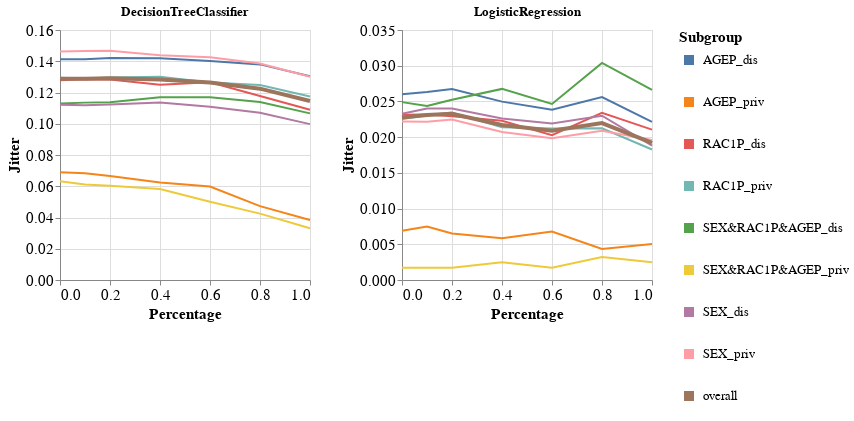

The code cell stored with this chart in its notebook:
### Markdown cell above
### Specific subgroup metric per dataset and multiple models

### Code cell
visualizer.create_subgroups_grid_pct_lines_per_model_plot(subgroup_metric='Jitter',
                                                          target_preprocessing_technique=PREPROCESSING_TECHNIQUES[1],
                                                          model_names=MODEL_NAMES)

### Figure 1 — Vega-Lite specification as saved in the notebook (floating-point values rounded to 4 significant figures)
{"config": {"view": {"continuousWidth": 400, "continuousHeight": 300}, "axis": {"labelFontSize": 15, "titleFontSize": 15}, "legend": {"labelFontSize": 13, "symbolStrokeWidth": 10, "titleFontSize": 15}}, "vconcat": [{"hconcat": [{"mark": "line", "encoding": {"color": {"field": "Subgroup", "type": "nominal"}, "strokeWidth": {"condition": {"value": 4, "test": "datum.Subgroup == 'overall'"}, "value": 2}, "x": {"field": "Percentage", "type": "quantitative"}, "y": {"field": "Metric_Value", "title": "Jitter", "type": "quantitative"}}, "height": 250, "title": "DecisionTreeClassifier", "width": 250}, {"data": {"name": "data-79759713afa69da8c40b3c445447062e"}, "mark": "line", "encoding": {"color": {"field": "Subgroup", "type": "nominal"}, "strokeWidth": {"condition": {"value": 4, "test": "datum.Subgroup == 'overall'"}, "value": 2}, "x": {"field": "Percentage", "type": "quantitative"}, "y": {"field": "Metric_Value", "title": "Jitter", "type": "quantitative"}}, "height": 250, "title": "LogisticRegression", "width": 250}]}], "data": {"name": "data-fba9d0723ff331483860cca7a49b0a8e"}, "$schema": "https://vega.github.io/schema/vega-lite/v4.17.0.json", "datasets": {"data-fba9d0723ff331483860cca7a49b0a8e": [{"Model_Name": "DecisionTreeClassifier", "Test_Set_Index": 0.0, "Metric": "Jitter", "Subgroup": "AGEP_dis", "Num_Estimators": 10.0, "Metric_Value": 0.1412, "Percentage": 0.0}, {"Model_Name": "DecisionTreeClassifier", "Test_Set_Index": 0.0, "Metric": "Jitter", "Subgroup": "AGEP_priv", "Num_Estimators": 10.0, "Metric_Value": 0.06901, "Percentage": 0.0}, {"Model_Name": "DecisionTreeClassifier", "Test_Set_Index": 0.0, "Metric": "Jitter", "Subgroup": "RAC1P_dis", "Num_Estimators": 10.0, "Metric_Value": 0.1278, "Percentage": 0.0}, {"Model_Name": "DecisionTreeClassifier", "Test_Set_Index": 0.0, "Metric": "Jitter", "Subgroup": "RAC1P_priv", "Num_Estimators": 10.0, "Metric_Value": 0.1294, "Percentage": 0.0}, {"Model_Name": "DecisionTreeClassifier", "Test_Set_Index": 0.0, "Metric": "Jitter", "Subgroup": "SEX&RAC1P&AGEP_dis", "Num_Estimators": 10.0, "Metric_Value": 0.113, "Percentage": 0.0}, {"Model_Name": "DecisionTreeClassifier", "Test_Set_Index": 0.0, "Metric": "Jitter", "Subgroup": "SEX&RAC1P&AGEP_priv", "Num_Estimators": 10.0, "Metric_Value": 0.06323, "Percentage": 0.0}, {"Model_Name": "DecisionTreeClassifier", "Test_Set_Index": 0.0, "Metric": "Jitter", "Subgroup": "SEX_dis", "Num_Estimators": 10.0, "Metric_Value": 0.1121, "Percentage": 0.0}, {"Model_Name": "DecisionTreeClassifier", "Test_Set_Index": 0.0, "Metric": "Jitter", "Subgroup": "SEX_priv", "Num_Estimators": 10.0, "Metric_Value": 0.1463, "Percentage": 0.0}, {"Model_Name": "DecisionTreeClassifier", "Test_Set_Index": 0.0, "Metric": "Jitter", "Subgroup": "overall", "Num_Estimators": 10.0, "Metric_Value": 0.1288, "Percentage": 0.0}, {"Model_Name": "DecisionTreeClassifier", "Test_Set_Index": 1.0, "Metric": "Jitter", "Subgroup": "AGEP_dis", "Num_Estimators": 10.0, "Metric_Value": 0.1413, "Percentage": 0.1}, {"Model_Name": "DecisionTreeClassifier", "Test_Set_Index": 1.0, "Metric": "Jitter", "Subgroup": "AGEP_priv", "Num_Estimators": 10.0, "Metric_Value": 0.06831, "Percentage": 0.1}, {"Model_Name": "DecisionTreeClassifier", "Test_Set_Index": 1.0, "Metric": "Jitter", "Subgroup": "RAC1P_dis", "Num_Estimators": 10.0, "Metric_Value": 0.1285, "Percentage": 0.1}, {"Model_Name": "DecisionTreeClassifier", "Test_Set_Index": 1.0, "Metric": "Jitter", "Subgroup": "RAC1P_priv", "Num_Estimators": 10.0, "Metric_Value": 0.129, "Percentage": 0.1}, {"Model_Name": "DecisionTreeClassifier", "Test_Set_Index": 1.0, "Metric": "Jitter", "Subgroup": "SEX&RAC1P&AGEP_dis", "Num_Estimators": 10.0, "Metric_Value": 0.1135, "Percentage": 0.1}, {"Model_Name": "DecisionTreeClassifier", "Test_Set_Index": 1.0, "Metric": "Jitter", "Subgroup": "SEX&RAC1P&AGEP_priv", "Num_Estimators": 10.0, "Metric_Value": 0.06117, "Percentage": 0.1}, {"Model_Name": "DecisionTreeClassifier", "Test_Set_Index": 1.0, "Metric": "Jitter", "Subgroup": "SEX_dis", "Num_Estimators": 10.0, "Metric_Value": 0.1118, "Percentage": 0.1}, {"Model_Name": "DecisionTreeClassifier", "Test_Set_Index": 1.0, "Metric": "Jitter", "Subgroup": "SEX_priv", "Num_Estimators": 10.0, "Metric_Value": 0.1465, "Percentage": 0.1}, {"Model_Name": "DecisionTreeClassifier", "Test_Set_Index": 1.0, "Metric": "Jitter", "Subgroup": "overall", "Num_Estimators": 10.0, "Metric_Value": 0.1288, "Percentage": 0.1}, {"Model_Name": "DecisionTreeClassifier", "Test_Set_Index": 2.0, "Metric": "Jitter", "Subgroup": "AGEP_dis", "Num_Estimators": 10.0, "Metric_Value": 0.1422, "Percentage": 0.2}, {"Model_Name": "DecisionTreeClassifier", "Test_Set_Index": 2.0, "Metric": "Jitter", "Subgroup": "AGEP_priv", "Num_Estimators": 10.0, "Metric_Value": 0.06654, "Percentage": 0.2}, {"Model_Name": "DecisionTreeClassifier", "Test_Set_Index": 2.0, "Metric": "Jitter", "Subgroup": "RAC1P_dis", "Num_Estimators": 10.0, "Metric_Value": 0.1283, "Percentage": 0.2}, {"Model_Name": "DecisionTreeClassifier", "Test_Set_Index": 2.0, "Metric": "Jitter", "Subgroup": "RAC1P_priv", "Num_Estimators": 10.0, "Metric_Value": 0.1297, "Percentage": 0.2}, {"Model_Name": "DecisionTreeClassifier", "Test_Set_Index": 2.0, "Metric": "Jitter", "Subgroup": "SEX&RAC1P&AGEP_dis", "Num_Estimators": 10.0, "Metric_Value": 0.1138, "Percentage": 0.2}, {"Model_Name": "DecisionTreeClassifier", "Test_Set_Index": 2.0, "Metric": "Jitter", "Subgroup": "SEX&RAC1P&AGEP_priv", "Num_Estimators": 10.0, "Metric_Value": 0.06025, "Percentage": 0.2}, {"Model_Name": "DecisionTreeClassifier", "Test_Set_Index": 2.0, "Metric": "Jitter", "Subgroup": "SEX_dis", "Num_Estimators": 10.0, "Metric_Value": 0.1123, "Percentage": 0.2}, {"Model_Name": "DecisionTreeClassifier", "Test_Set_Index": 2.0, "Metric": "Jitter", "Subgroup": "SEX_priv", "Num_Estimators": 10.0, "Metric_Value": 0.1467, "Percentage": 0.2}, {"Model_Name": "DecisionTreeClassifier", "Test_Set_Index": 2.0, "Metric": "Jitter", "Subgroup": "overall", "Num_Estimators": 10.0, "Metric_Value": 0.1292, "Percentage": 0.2}, {"Model_Name": "DecisionTreeClassifier", "Test_Set_Index": 3.0, "Metric": "Jitter", "Subgroup": "AGEP_dis", "Num_Estimators": 10.0, "Metric_Value": 0.142, "Percentage": 0.4}, {"Model_Name": "DecisionTreeClassifier", "Test_Set_Index": 3.0, "Metric": "Jitter", "Subgroup": "AGEP_priv", "Num_Estimators": 10.0, "Metric_Value": 0.06244, "Percentage": 0.4}, {"Model_Name": "DecisionTreeClassifier", "Test_Set_Index": 3.0, "Metric": "Jitter", "Subgroup": "RAC1P_dis", "Num_Estimators": 10.0, "Metric_Value": 0.125, "Percentage": 0.4}, {"Model_Name": "DecisionTreeClassifier", "Test_Set_Index": 3.0, "Metric": "Jitter", "Subgroup": "RAC1P_priv", "Num_Estimators": 10.0, "Metric_Value": 0.1301, "Percentage": 0.4}, {"Model_Name": "DecisionTreeClassifier", "Test_Set_Index": 3.0, "Metric": "Jitter", "Subgroup": "SEX&RAC1P&AGEP_dis", "Num_Estimators": 10.0, "Metric_Value": 0.117, "Percentage": 0.4}, {"Model_Name": "DecisionTreeClassifier", "Test_Set_Index": 3.0, "Metric": "Jitter", "Subgroup": "SEX&RAC1P&AGEP_priv", "Num_Estimators": 10.0, "Metric_Value": 0.05824, "Percentage": 0.4}, {"Model_Name": "DecisionTreeClassifier", "Test_Set_Index": 3.0, "Metric": "Jitter", "Subgroup": "SEX_dis", "Num_Estimators": 10.0, "Metric_Value": 0.1135, "Percentage": 0.4}, {"Model_Name": "DecisionTreeClassifier", "Test_Set_Index": 3.0, "Metric": "Jitter", "Subgroup": "SEX_priv", "Num_Estimators": 10.0, "Metric_Value": 0.1438, "Percentage": 0.4}, {"Model_Name": "DecisionTreeClassifier", "Test_Set_Index": 3.0, "Metric": "Jitter", "Subgroup": "overall", "Num_Estimators": 10.0, "Metric_Value": 0.1284, "Percentage": 0.4}, {"Model_Name": "DecisionTreeClassifier", "Test_Set_Index": 4.0, "Metric": "Jitter", "Subgroup": "AGEP_dis", "Num_Estimators": 10.0, "Metric_Value": 0.1402, "Percentage": 0.6}, {"Model_Name": "DecisionTreeClassifier", "Test_Set_Index": 4.0, "Metric": "Jitter", "Subgroup": "AGEP_priv", "Num_Estimators": 10.0, "Metric_Value": 0.05986, "Percentage": 0.6}, {"Model_Name": "DecisionTreeClassifier", "Test_Set_Index": 4.0, "Metric": "Jitter", "Subgroup": "RAC1P_dis", "Num_Estimators": 10.0, "Metric_Value": 0.1266, "Percentage": 0.6}, {"Model_Name": "DecisionTreeClassifier", "Test_Set_Index": 4.0, "Metric": "Jitter", "Subgroup": "RAC1P_priv", "Num_Estimators": 10.0, "Metric_Value": 0.1264, "Percentage": 0.6}, {"Model_Name": "DecisionTreeClassifier", "Test_Set_Index": 4.0, "Metric": "Jitter", "Subgroup": "SEX&RAC1P&AGEP_dis", "Num_Estimators": 10.0, "Metric_Value": 0.117, "Percentage": 0.6}, {"Model_Name": "DecisionTreeClassifier", "Test_Set_Index": 4.0, "Metric": "Jitter", "Subgroup": "SEX&RAC1P&AGEP_priv", "Num_Estimators": 10.0, "Metric_Value": 0.0501, "Percentage": 0.6}, {"Model_Name": "DecisionTreeClassifier", "Test_Set_Index": 4.0, "Metric": "Jitter", "Subgroup": "SEX_dis", "Num_Estimators": 10.0, "Metric_Value": 0.1109, "Percentage": 0.6}, {"Model_Name": "DecisionTreeClassifier", "Test_Set_Index": 4.0, "Metric": "Jitter", "Subgroup": "SEX_priv", "Num_Estimators": 10.0, "Metric_Value": 0.1426, "Percentage": 0.6}, {"Model_Name": "DecisionTreeClassifier", "Test_Set_Index": 4.0, "Metric": "Jitter", "Subgroup": "overall", "Num_Estimators": 10.0, "Metric_Value": 0.1265, "Percentage": 0.6}, {"Model_Name": "DecisionTreeClassifier", "Test_Set_Index": 5.0, "Metric": "Jitter", "Subgroup": "AGEP_dis", "Num_Estimators": 10.0, "Metric_Value": 0.138, "Percentage": 0.8}, {"Model_Name": "DecisionTreeClassifier", "Test_Set_Index": 5.0, "Metric": "Jitter", "Subgroup": "AGEP_priv", "Num_Estimators": 10.0, "Metric_Value": 0.0473, "Percentage": 0.8}, {"Model_Name": "DecisionTreeClassifier", "Test_Set_Index": 5.0, "Metric": "Jitter", "Subgroup": "RAC1P_dis", "Num_Estimators": 10.0, "Metric_Value": 0.1178, "Percentage": 0.8}, {"Model_Name": "DecisionTreeClassifier", "Test_Set_Index": 5.0, "Metric": "Jitter", "Subgroup": "RAC1P_priv", "Num_Estimators": 10.0, "Metric_Value": 0.1248, "Percentage": 0.8}, {"Model_Name": "DecisionTreeClassifier", "Test_Set_Index": 5.0, "Metric": "Jitter", "Subgroup": "SEX&RAC1P&AGEP_dis", "Num_Estimators": 10.0, "Metric_Value": 0.1139, "Percentage": 0.8}, {"Model_Name": "DecisionTreeClassifier", "Test_Set_Index": 5.0, "Metric": "Jitter", "Subgroup": "SEX&RAC1P&AGEP_priv", "Num_Estimators": 10.0, "Metric_Value": 0.04247, "Percentage": 0.8}, {"Model_Name": "DecisionTreeClassifier", "Test_Set_Index": 5.0, "Metric": "Jitter", "Subgroup": "SEX_dis", "Num_Estimators": 10.0, "Metric_Value": 0.107, "Percentage": 0.8}, {"Model_Name": "DecisionTreeClassifier", "Test_Set_Index": 5.0, "Metric": "Jitter", "Subgroup": "SEX_priv", "Num_Estimators": 10.0, "Metric_Value": 0.1385, "Percentage": 0.8}, {"Model_Name": "DecisionTreeClassifier", "Test_Set_Index": 5.0, "Metric": "Jitter", "Subgroup": "overall", "Num_Estimators": 10.0, "Metric_Value": 0.1225, "Percentage": 0.8}, {"Model_Name": "DecisionTreeClassifier", "Test_Set_Index": 6.0, "Metric": "Jitter", "Subgroup": "AGEP_dis", "Num_Estimators": 10.0, "Metric_Value": 0.1304, "Percentage": 1.0}, {"Model_Name": "DecisionTreeClassifier", "Test_Set_Index": 6.0, "Metric": "Jitter", "Subgroup": "AGEP_priv", "Num_Estimators": 10.0, "Metric_Value": 0.03836, "Percentage": 1.0}, {"Model_Name": "DecisionTreeClassifier", "Test_Set_Index": 6.0, "Metric": "Jitter", "Subgroup": "RAC1P_dis", "Num_Estimators": 10.0, "Metric_Value": 0.1089, "Percentage": 1.0}, {"Model_Name": "DecisionTreeClassifier", "Test_Set_Index": 6.0, "Metric": "Jitter", "Subgroup": "RAC1P_priv", "Num_Estimators": 10.0, "Metric_Value": 0.1175, "Percentage": 1.0}, {"Model_Name": "DecisionTreeClassifier", "Test_Set_Index": 6.0, "Metric": "Jitter", "Subgroup": "SEX&RAC1P&AGEP_dis", "Num_Estimators": 10.0, "Metric_Value": 0.1066, "Percentage": 1.0}, {"Model_Name": "DecisionTreeClassifier", "Test_Set_Index": 6.0, "Metric": "Jitter", "Subgroup": "SEX&RAC1P&AGEP_priv", "Num_Estimators": 10.0, "Metric_Value": 0.03312, "Percentage": 1.0}, {"Model_Name": "DecisionTreeClassifier", "Test_Set_Index": 6.0, "Metric": "Jitter", "Subgroup": "SEX_dis", "Num_Estimators": 10.0, "Metric_Value": 0.09976, "Percentage": 1.0}, {"Model_Name": "DecisionTreeClassifier", "Test_Set_Index": 6.0, "Metric": "Jitter", "Subgroup": "SEX_priv", "Num_Estimators": 10.0, "Metric_Value": 0.13, "Percentage": 1.0}, {"Model_Name": "DecisionTreeClassifier", "Test_Set_Index": 6.0, "Metric": "Jitter", "Subgroup": "overall", "Num_Estimators": 10.0, "Metric_Value": 0.1146, "Percentage": 1.0}], "data-79759713afa69da8c40b3c445447062e": [{"Model_Name": "LogisticRegression", "Test_Set_Index": 0.0, "Metric": "Jitter", "Subgroup": "AGEP_dis", "Num_Estimators": 10.0, "Metric_Value": 0.02601, "Percentage": 0.0}, {"Model_Name": "LogisticRegression", "Test_Set_Index": 0.0, "Metric": "Jitter", "Subgroup": "AGEP_priv", "Num_Estimators": 10.0, "Metric_Value": 0.006897, "Percentage": 0.0}, {"Model_Name": "LogisticRegression", "Test_Set_Index": 0.0, "Metric": "Jitter", "Subgroup": "RAC1P_dis", "Num_Estimators": 10.0, "Metric_Value": 0.02313, "Percentage": 0.0}, {"Model_Name": "LogisticRegression", "Test_Set_Index": 0.0, "Metric": "Jitter", "Subgroup": "RAC1P_priv", "Num_Estimators": 10.0, "Metric_Value": 0.02254, "Percentage": 0.0}, {"Model_Name": "LogisticRegression", "Test_Set_Index": 0.0, "Metric": "Jitter", "Subgroup": "SEX&RAC1P&AGEP_dis", "Num_Estimators": 10.0, "Metric_Value": 0.0249, "Percentage": 0.0}, {"Model_Name": "LogisticRegression", "Test_Set_Index": 0.0, "Metric": "Jitter", "Subgroup": "SEX&RAC1P&AGEP_priv", "Num_Estimators": 10.0, "Metric_Value": 0.001719, "Percentage": 0.0}, {"Model_Name": "LogisticRegression", "Test_Set_Index": 0.0, "Metric": "Jitter", "Subgroup": "SEX_dis", "Num_Estimators": 10.0, "Metric_Value": 0.02327, "Percentage": 0.0}, {"Model_Name": "LogisticRegression", "Test_Set_Index": 0.0, "Metric": "Jitter", "Subgroup": "SEX_priv", "Num_Estimators": 10.0, "Metric_Value": 0.02218, "Percentage": 0.0}, {"Model_Name": "LogisticRegression", "Test_Set_Index": 0.0, "Metric": "Jitter", "Subgroup": "overall", "Num_Estimators": 10.0, "Metric_Value": 0.02274, "Percentage": 0.0}, {"Model_Name": "LogisticRegression", "Test_Set_Index": 1.0, "Metric": "Jitter", "Subgroup": "AGEP_dis", "Num_Estimators": 10.0, "Metric_Value": 0.02633, "Percentage": 0.1}, {"Model_Name": "LogisticRegression", "Test_Set_Index": 1.0, "Metric": "Jitter", "Subgroup": "AGEP_priv", "Num_Estimators": 10.0, "Metric_Value": 0.007494, "Percentage": 0.1}, {"Model_Name": "LogisticRegression", "Test_Set_Index": 1.0, "Metric": "Jitter", "Subgroup": "RAC1P_dis", "Num_Estimators": 10.0, "Metric_Value": 0.02315, "Percentage": 0.1}, {"Model_Name": "LogisticRegression", "Test_Set_Index": 1.0, "Metric": "Jitter", "Subgroup": "RAC1P_priv", "Num_Estimators": 10.0, "Metric_Value": 0.02307, "Percentage": 0.1}, {"Model_Name": "LogisticRegression", "Test_Set_Index": 1.0, "Metric": "Jitter", "Subgroup": "SEX&RAC1P&AGEP_dis", "Num_Estimators": 10.0, "Metric_Value": 0.02438, "Percentage": 0.1}, {"Model_Name": "LogisticRegression", "Test_Set_Index": 1.0, "Metric": "Jitter", "Subgroup": "SEX&RAC1P&AGEP_priv", "Num_Estimators": 10.0, "Metric_Value": 0.001719, "Percentage": 0.1}, {"Model_Name": "LogisticRegression", "Test_Set_Index": 1.0, "Metric": "Jitter", "Subgroup": "SEX_dis", "Num_Estimators": 10.0, "Metric_Value": 0.02399, "Percentage": 0.1}, {"Model_Name": "LogisticRegression", "Test_Set_Index": 1.0, "Metric": "Jitter", "Subgroup": "SEX_priv", "Num_Estimators": 10.0, "Metric_Value": 0.02217, "Percentage": 0.1}, {"Model_Name": "LogisticRegression", "Test_Set_Index": 1.0, "Metric": "Jitter", "Subgroup": "overall", "Num_Estimators": 10.0, "Metric_Value": 0.0231, "Percentage": 0.1}, {"Model_Name": "LogisticRegression", "Test_Set_Index": 2.0, "Metric": "Jitter", "Subgroup": "AGEP_dis", "Num_Estimators": 10.0, "Metric_Value": 0.02673, "Percentage": 0.2}, {"Model_Name": "LogisticRegression", "Test_Set_Index": 2.0, "Metric": "Jitter", "Subgroup": "AGEP_priv", "Num_Estimators": 10.0, "Metric_Value": 0.006521, "Percentage": 0.2}, {"Model_Name": "LogisticRegression", "Test_Set_Index": 2.0, "Metric": "Jitter", "Subgroup": "RAC1P_dis", "Num_Estimators": 10.0, "Metric_Value": 0.02292, "Percentage": 0.2}, {"Model_Name": "LogisticRegression", "Test_Set_Index": 2.0, "Metric": "Jitter", "Subgroup": "RAC1P_priv", "Num_Estimators": 10.0, "Metric_Value": 0.02344, "Percentage": 0.2}, {"Model_Name": "LogisticRegression", "Test_Set_Index": 2.0, "Metric": "Jitter", "Subgroup": "SEX&RAC1P&AGEP_dis", "Num_Estimators": 10.0, "Metric_Value": 0.02523, "Percentage": 0.2}, {"Model_Name": "LogisticRegression", "Test_Set_Index": 2.0, "Metric": "Jitter", "Subgroup": "SEX&RAC1P&AGEP_priv", "Num_Estimators": 10.0, "Metric_Value": 0.001719, "Percentage": 0.2}, {"Model_Name": "LogisticRegression", "Test_Set_Index": 2.0, "Metric": "Jitter", "Subgroup": "SEX_dis", "Num_Estimators": 10.0, "Metric_Value": 0.02402, "Percentage": 0.2}, {"Model_Name": "LogisticRegression", "Test_Set_Index": 2.0, "Metric": "Jitter", "Subgroup": "SEX_priv", "Num_Estimators": 10.0, "Metric_Value": 0.02248, "Percentage": 0.2}, {"Model_Name": "LogisticRegression", "Test_Set_Index": 2.0, "Metric": "Jitter", "Subgroup": "overall", "Num_Estimators": 10.0, "Metric_Value": 0.02326, "Percentage": 0.2}, {"Model_Name": "LogisticRegression", "Test_Set_Index": 3.0, "Metric": "Jitter", "Subgroup": "AGEP_dis", "Num_Estimators": 10.0, "Metric_Value": 0.02497, "Percentage": 0.4}, {"Model_Name": "LogisticRegression", "Test_Set_Index": 3.0, "Metric": "Jitter", "Subgroup": "AGEP_priv", "Num_Estimators": 10.0, "Metric_Value": 0.005834, "Percentage": 0.4}, {"Model_Name": "LogisticRegression", "Test_Set_Index": 3.0, "Metric": "Jitter", "Subgroup": "RAC1P_dis", "Num_Estimators": 10.0, "Metric_Value": 0.02229, "Percentage": 0.4}, {"Model_Name": "LogisticRegression", "Test_Set_Index": 3.0, "Metric": "Jitter", "Subgroup": "RAC1P_priv", "Num_Estimators": 10.0, "Metric_Value": 0.02139, "Percentage": 0.4}, {"Model_Name": "LogisticRegression", "Test_Set_Index": 3.0, "Metric": "Jitter", "Subgroup": "SEX&RAC1P&AGEP_dis", "Num_Estimators": 10.0, "Metric_Value": 0.02675, "Percentage": 0.4}, {"Model_Name": "LogisticRegression", "Test_Set_Index": 3.0, "Metric": "Jitter", "Subgroup": "SEX&RAC1P&AGEP_priv", "Num_Estimators": 10.0, "Metric_Value": 0.002474, "Percentage": 0.4}, {"Model_Name": "LogisticRegression", "Test_Set_Index": 3.0, "Metric": "Jitter", "Subgroup": "SEX_dis", "Num_Estimators": 10.0, "Metric_Value": 0.02262, "Percentage": 0.4}, {"Model_Name": "LogisticRegression", "Test_Set_Index": 3.0, "Metric": "Jitter", "Subgroup": "SEX_priv", "Num_Estimators": 10.0, "Metric_Value": 0.02073, "Percentage": 0.4}, {"Model_Name": "LogisticRegression", "Test_Set_Index": 3.0, "Metric": "Jitter", "Subgroup": "overall", "Num_Estimators": 10.0, "Metric_Value": 0.02169, "Percentage": 0.4}, {"Model_Name": "LogisticRegression", "Test_Set_Index": 4.0, "Metric": "Jitter", "Subgroup": "AGEP_dis", "Num_Estimators": 10.0, "Metric_Value": 0.02382, "Percentage": 0.6}, {"Model_Name": "LogisticRegression", "Test_Set_Index": 4.0, "Metric": "Jitter", "Subgroup": "AGEP_priv", "Num_Estimators": 10.0, "Metric_Value": 0.006794, "Percentage": 0.6}, {"Model_Name": "LogisticRegression", "Test_Set_Index": 4.0, "Metric": "Jitter", "Subgroup": "RAC1P_dis", "Num_Estimators": 10.0, "Metric_Value": 0.02027, "Percentage": 0.6}, {"Model_Name": "LogisticRegression", "Test_Set_Index": 4.0, "Metric": "Jitter", "Subgroup": "RAC1P_priv", "Num_Estimators": 10.0, "Metric_Value": 0.02123, "Percentage": 0.6}, {"Model_Name": "LogisticRegression", "Test_Set_Index": 4.0, "Metric": "Jitter", "Subgroup": "SEX&RAC1P&AGEP_dis", "Num_Estimators": 10.0, "Metric_Value": 0.02465, "Percentage": 0.6}, {"Model_Name": "LogisticRegression", "Test_Set_Index": 4.0, "Metric": "Jitter", "Subgroup": "SEX&RAC1P&AGEP_priv", "Num_Estimators": 10.0, "Metric_Value": 0.001719, "Percentage": 0.6}, {"Model_Name": "LogisticRegression", "Test_Set_Index": 4.0, "Metric": "Jitter", "Subgroup": "SEX_dis", "Num_Estimators": 10.0, "Metric_Value": 0.0219, "Percentage": 0.6}, {"Model_Name": "LogisticRegression", "Test_Set_Index": 4.0, "Metric": "Jitter", "Subgroup": "SEX_priv", "Num_Estimators": 10.0, "Metric_Value": 0.01986, "Percentage": 0.6}, {"Model_Name": "LogisticRegression", "Test_Set_Index": 4.0, "Metric": "Jitter", "Subgroup": "overall", "Num_Estimators": 10.0, "Metric_Value": 0.0209, "Percentage": 0.6}, {"Model_Name": "LogisticRegression", "Test_Set_Index": 5.0, "Metric": "Jitter", "Subgroup": "AGEP_dis", "Num_Estimators": 10.0, "Metric_Value": 0.02561, "Percentage": 0.8}, {"Model_Name": "LogisticRegression", "Test_Set_Index": 5.0, "Metric": "Jitter", "Subgroup": "AGEP_priv", "Num_Estimators": 10.0, "Metric_Value": 0.004343, "Percentage": 0.8}, {"Model_Name": "LogisticRegression", "Test_Set_Index": 5.0, "Metric": "Jitter", "Subgroup": "RAC1P_dis", "Num_Estimators": 10.0, "Metric_Value": 0.0234, "Percentage": 0.8}, {"Model_Name": "LogisticRegression", "Test_Set_Index": 5.0, "Metric": "Jitter", "Subgroup": "RAC1P_priv", "Num_Estimators": 10.0, "Metric_Value": 0.02123, "Percentage": 0.8}, {"Model_Name": "LogisticRegression", "Test_Set_Index": 5.0, "Metric": "Jitter", "Subgroup": "SEX&RAC1P&AGEP_dis", "Num_Estimators": 10.0, "Metric_Value": 0.0304, "Percentage": 0.8}, {"Model_Name": "LogisticRegression", "Test_Set_Index": 5.0, "Metric": "Jitter", "Subgroup": "SEX&RAC1P&AGEP_priv", "Num_Estimators": 10.0, "Metric_Value": 0.003229, "Percentage": 0.8}, {"Model_Name": "LogisticRegression", "Test_Set_Index": 5.0, "Metric": "Jitter", "Subgroup": "SEX_dis", "Num_Estimators": 10.0, "Metric_Value": 0.02301, "Percentage": 0.8}, {"Model_Name": "LogisticRegression", "Test_Set_Index": 5.0, "Metric": "Jitter", "Subgroup": "SEX_priv", "Num_Estimators": 10.0, "Metric_Value": 0.02088, "Percentage": 0.8}, {"Model_Name": "LogisticRegression", "Test_Set_Index": 5.0, "Metric": "Jitter", "Subgroup": "overall", "Num_Estimators": 10.0, "Metric_Value": 0.02196, "Percentage": 0.8}, {"Model_Name": "LogisticRegression", "Test_Set_Index": 6.0, "Metric": "Jitter", "Subgroup": "AGEP_dis", "Num_Estimators": 10.0, "Metric_Value": 0.02214, "Percentage": 1.0}, {"Model_Name": "LogisticRegression", "Test_Set_Index": 6.0, "Metric": "Jitter", "Subgroup": "AGEP_priv", "Num_Estimators": 10.0, "Metric_Value": 0.00503, "Percentage": 1.0}, {"Model_Name": "LogisticRegression", "Test_Set_Index": 6.0, "Metric": "Jitter", "Subgroup": "RAC1P_dis", "Num_Estimators": 10.0, "Metric_Value": 0.02105, "Percentage": 1.0}, {"Model_Name": "LogisticRegression", "Test_Set_Index": 6.0, "Metric": "Jitter", "Subgroup": "RAC1P_priv", "Num_Estimators": 10.0, "Metric_Value": 0.01828, "Percentage": 1.0}, {"Model_Name": "LogisticRegression", "Test_Set_Index": 6.0, "Metric": "Jitter", "Subgroup": "SEX&RAC1P&AGEP_dis", "Num_Estimators": 10.0, "Metric_Value": 0.0266, "Percentage": 1.0}, {"Model_Name": "LogisticRegression", "Test_Set_Index": 6.0, "Metric": "Jitter", "Subgroup": "SEX&RAC1P&AGEP_priv", "Num_Estimators": 10.0, "Metric_Value": 0.002474, "Percentage": 1.0}, {"Model_Name": "LogisticRegression", "Test_Set_Index": 6.0, "Metric": "Jitter", "Subgroup": "SEX_dis", "Num_Estimators": 10.0, "Metric_Value": 0.01882, "Percentage": 1.0}, {"Model_Name": "LogisticRegression", "Test_Set_Index": 6.0, "Metric": "Jitter", "Subgroup": "SEX_priv", "Num_Estimators": 10.0, "Metric_Value": 0.01961, "Percentage": 1.0}, {"Model_Name": "LogisticRegression", "Test_Set_Index": 6.0, "Metric": "Jitter", "Subgroup": "overall", "Num_Estimators": 10.0, "Metric_Value": 0.01921, "Percentage": 1.0}]}}
